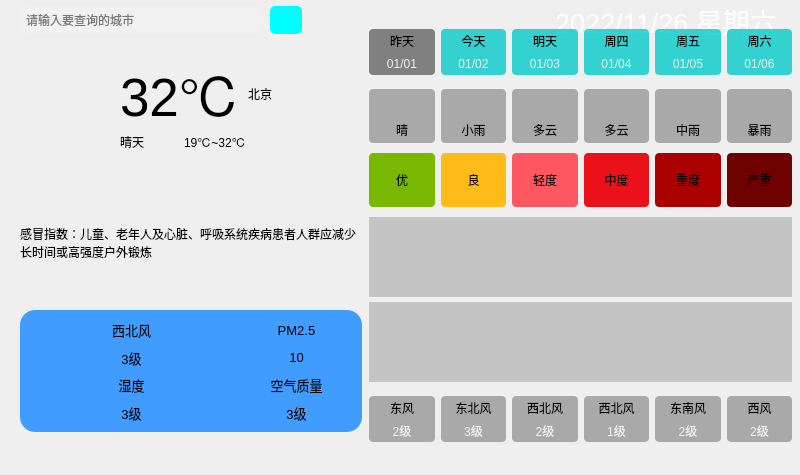
<?xml version="1.0" encoding="UTF-8"?>
<ui version="4.0">
 <class>MainWindow</class>
 <widget class="QMainWindow" name="MainWindow">
  <property name="geometry">
   <rect>
    <x>0</x>
    <y>0</y>
    <width>800</width>
    <height>475</height>
   </rect>
  </property>
  <property name="windowTitle">
   <string>MainWindow</string>
  </property>
  <widget class="QWidget" name="centralwidget">
   <widget class="QWidget" name="widget" native="true">
    <property name="geometry">
     <rect>
      <x>0</x>
      <y>0</y>
      <width>800</width>
      <height>450</height>
     </rect>
    </property>
    <property name="styleSheet">
     <string notr="true">QWidget#widget{
	border-image: url(:/res/background.png);
}
</string>
    </property>
    <widget class="QWidget" name="widget_2" native="true">
     <property name="geometry">
      <rect>
       <x>20</x>
       <y>0</y>
       <width>761</width>
       <height>41</height>
      </rect>
     </property>
     <layout class="QHBoxLayout" name="horizontalLayout_2">
      <property name="leftMargin">
       <number>0</number>
      </property>
      <property name="topMargin">
       <number>0</number>
      </property>
      <property name="rightMargin">
       <number>0</number>
      </property>
      <property name="bottomMargin">
       <number>0</number>
      </property>
      <item>
       <widget class="QLineEdit" name="leCity">
        <property name="minimumSize">
         <size>
          <width>0</width>
          <height>28</height>
         </size>
        </property>
        <property name="styleSheet">
         <string notr="true">background-color: rgba(255, 255, 255, 25);
border-radius:10px;
padding:2px 4px</string>
        </property>
        <property name="placeholderText">
         <string>请输入要查询的城市</string>
        </property>
       </widget>
      </item>
      <item>
       <widget class="QPushButton" name="btnSearch">
        <property name="minimumSize">
         <size>
          <width>28</width>
          <height>28</height>
         </size>
        </property>
        <property name="styleSheet">
         <string notr="true">border-radius:5px;
background-color: rgb(0, 253, 255);</string>
        </property>
        <property name="text">
         <string/>
        </property>
        <property name="icon">
         <iconset resource="main.qrc">
          <normaloff>:/res/search.png</normaloff>:/res/search.png</iconset>
        </property>
       </widget>
      </item>
      <item>
       <spacer name="horizontalSpacer">
        <property name="orientation">
         <enum>Qt::Horizontal</enum>
        </property>
        <property name="sizeHint" stdset="0">
         <size>
          <width>239</width>
          <height>20</height>
         </size>
        </property>
       </spacer>
      </item>
      <item>
       <widget class="QLabel" name="lbDate">
        <property name="minimumSize">
         <size>
          <width>230</width>
          <height>0</height>
         </size>
        </property>
        <property name="maximumSize">
         <size>
          <width>230</width>
          <height>16777215</height>
         </size>
        </property>
        <property name="font">
         <font>
          <family>Arial</family>
          <pointsize>20</pointsize>
          <weight>50</weight>
          <bold>false</bold>
          <kerning>true</kerning>
         </font>
        </property>
        <property name="styleSheet">
         <string notr="true">color: #ffffff;</string>
        </property>
        <property name="text">
         <string>2022/11/26 星期六</string>
        </property>
        <property name="alignment">
         <set>Qt::AlignCenter</set>
        </property>
        <property name="openExternalLinks">
         <bool>false</bool>
        </property>
       </widget>
      </item>
     </layout>
    </widget>
    <widget class="QWidget" name="widget_3" native="true">
     <property name="geometry">
      <rect>
       <x>20</x>
       <y>181</y>
       <width>342</width>
       <height>251</height>
      </rect>
     </property>
     <layout class="QVBoxLayout" name="verticalLayout_3">
      <item>
       <widget class="QLabel" name="lbGaoMao">
        <property name="text">
         <string>感冒指数：儿童、老年人及心脏、呼吸系统疾病患者人群应减少长时间或高强度户外锻炼</string>
        </property>
        <property name="wordWrap">
         <bool>true</bool>
        </property>
       </widget>
      </item>
      <item>
       <widget class="QWidget" name="widget_5" native="true">
        <property name="styleSheet">
         <string notr="true">background-color: rgb(65, 156, 255);
border-radius: 15px</string>
        </property>
        <layout class="QGridLayout" name="gridLayout_2">
         <item row="1" column="1">
          <layout class="QHBoxLayout" name="horizontalLayout_10">
           <item>
            <widget class="QLabel" name="lblQualityIcon">
             <property name="minimumSize">
              <size>
               <width>40</width>
               <height>40</height>
              </size>
             </property>
             <property name="maximumSize">
              <size>
               <width>40</width>
               <height>40</height>
              </size>
             </property>
             <property name="font">
              <font>
               <pointsize>10</pointsize>
              </font>
             </property>
             <property name="text">
              <string/>
             </property>
             <property name="pixmap">
              <pixmap resource="main.qrc">:/res/aqi.png</pixmap>
             </property>
             <property name="scaledContents">
              <bool>true</bool>
             </property>
            </widget>
           </item>
           <item>
            <layout class="QVBoxLayout" name="verticalLayout_11">
             <item>
              <widget class="QLabel" name="lblQualityTitle">
               <property name="font">
                <font>
                 <pointsize>10</pointsize>
                </font>
               </property>
               <property name="text">
                <string>空气质量</string>
               </property>
               <property name="alignment">
                <set>Qt::AlignCenter</set>
               </property>
              </widget>
             </item>
             <item>
              <widget class="QLabel" name="lblQuality">
               <property name="font">
                <font>
                 <pointsize>10</pointsize>
                </font>
               </property>
               <property name="text">
                <string>3级</string>
               </property>
               <property name="alignment">
                <set>Qt::AlignCenter</set>
               </property>
              </widget>
             </item>
            </layout>
           </item>
          </layout>
         </item>
         <item row="0" column="1">
          <layout class="QHBoxLayout" name="horizontalLayout_8">
           <item>
            <widget class="QLabel" name="lbPm25Icon">
             <property name="minimumSize">
              <size>
               <width>40</width>
               <height>40</height>
              </size>
             </property>
             <property name="maximumSize">
              <size>
               <width>40</width>
               <height>40</height>
              </size>
             </property>
             <property name="font">
              <font>
               <pointsize>10</pointsize>
              </font>
             </property>
             <property name="text">
              <string/>
             </property>
             <property name="pixmap">
              <pixmap resource="main.qrc">:/res/pm25.png</pixmap>
             </property>
             <property name="scaledContents">
              <bool>true</bool>
             </property>
            </widget>
           </item>
           <item>
            <layout class="QVBoxLayout" name="verticalLayout_9">
             <item>
              <widget class="QLabel" name="lbPm25Title">
               <property name="font">
                <font>
                 <pointsize>10</pointsize>
                </font>
               </property>
               <property name="text">
                <string>PM2.5</string>
               </property>
               <property name="alignment">
                <set>Qt::AlignCenter</set>
               </property>
              </widget>
             </item>
             <item>
              <widget class="QLabel" name="lbPm25">
               <property name="font">
                <font>
                 <pointsize>10</pointsize>
                </font>
               </property>
               <property name="text">
                <string>10</string>
               </property>
               <property name="alignment">
                <set>Qt::AlignCenter</set>
               </property>
              </widget>
             </item>
            </layout>
           </item>
          </layout>
         </item>
         <item row="0" column="0">
          <layout class="QHBoxLayout" name="horizontalLayout">
           <item>
            <widget class="QLabel" name="lbWindIcon">
             <property name="minimumSize">
              <size>
               <width>40</width>
               <height>40</height>
              </size>
             </property>
             <property name="maximumSize">
              <size>
               <width>40</width>
               <height>40</height>
              </size>
             </property>
             <property name="font">
              <font>
               <pointsize>10</pointsize>
              </font>
             </property>
             <property name="text">
              <string/>
             </property>
             <property name="pixmap">
              <pixmap resource="main.qrc">:/res/wind.png</pixmap>
             </property>
             <property name="scaledContents">
              <bool>true</bool>
             </property>
            </widget>
           </item>
           <item>
            <layout class="QVBoxLayout" name="verticalLayout">
             <item>
              <widget class="QLabel" name="lbWindFx">
               <property name="font">
                <font>
                 <pointsize>10</pointsize>
                </font>
               </property>
               <property name="text">
                <string>西北风</string>
               </property>
               <property name="alignment">
                <set>Qt::AlignCenter</set>
               </property>
              </widget>
             </item>
             <item>
              <widget class="QLabel" name="lbWindFl">
               <property name="font">
                <font>
                 <pointsize>10</pointsize>
                </font>
               </property>
               <property name="text">
                <string>3级</string>
               </property>
               <property name="alignment">
                <set>Qt::AlignCenter</set>
               </property>
              </widget>
             </item>
            </layout>
           </item>
          </layout>
         </item>
         <item row="1" column="0">
          <layout class="QHBoxLayout" name="horizontalLayout_9">
           <item>
            <widget class="QLabel" name="lbShiDuIcon">
             <property name="minimumSize">
              <size>
               <width>40</width>
               <height>40</height>
              </size>
             </property>
             <property name="maximumSize">
              <size>
               <width>40</width>
               <height>40</height>
              </size>
             </property>
             <property name="font">
              <font>
               <pointsize>10</pointsize>
              </font>
             </property>
             <property name="text">
              <string/>
             </property>
             <property name="pixmap">
              <pixmap resource="main.qrc">:/res/humidity.png</pixmap>
             </property>
             <property name="scaledContents">
              <bool>true</bool>
             </property>
            </widget>
           </item>
           <item>
            <layout class="QVBoxLayout" name="verticalLayout_10">
             <item>
              <widget class="QLabel" name="lbShiDuTitle">
               <property name="font">
                <font>
                 <pointsize>10</pointsize>
                </font>
               </property>
               <property name="text">
                <string>湿度</string>
               </property>
               <property name="alignment">
                <set>Qt::AlignCenter</set>
               </property>
              </widget>
             </item>
             <item>
              <widget class="QLabel" name="lbShiDu">
               <property name="font">
                <font>
                 <pointsize>10</pointsize>
                </font>
               </property>
               <property name="text">
                <string>3级</string>
               </property>
               <property name="alignment">
                <set>Qt::AlignCenter</set>
               </property>
              </widget>
             </item>
            </layout>
           </item>
          </layout>
         </item>
        </layout>
       </widget>
      </item>
     </layout>
    </widget>
    <widget class="QWidget" name="widget_4" native="true">
     <property name="geometry">
      <rect>
       <x>20</x>
       <y>60</y>
       <width>291</width>
       <height>101</height>
      </rect>
     </property>
     <widget class="QLabel" name="lbTypeIcon">
      <property name="geometry">
       <rect>
        <x>10</x>
        <y>10</y>
        <width>81</width>
        <height>81</height>
       </rect>
      </property>
      <property name="text">
       <string/>
      </property>
      <property name="pixmap">
       <pixmap resource="main.qrc">:/res/type/Qing.png</pixmap>
      </property>
      <property name="scaledContents">
       <bool>true</bool>
      </property>
      <property name="alignment">
       <set>Qt::AlignCenter</set>
      </property>
     </widget>
     <widget class="QWidget" name="layoutWidget">
      <property name="geometry">
       <rect>
        <x>100</x>
        <y>0</y>
        <width>181</width>
        <height>91</height>
       </rect>
      </property>
      <layout class="QGridLayout" name="gridLayout">
       <item row="0" column="0" colspan="2">
        <widget class="QLabel" name="lbTemp">
         <property name="font">
          <font>
           <pointsize>40</pointsize>
          </font>
         </property>
         <property name="text">
          <string>32℃</string>
         </property>
        </widget>
       </item>
       <item row="0" column="2">
        <widget class="QLabel" name="lbCity">
         <property name="text">
          <string>北京</string>
         </property>
        </widget>
       </item>
       <item row="1" column="1" colspan="2">
        <widget class="QLabel" name="lbLowHigh">
         <property name="text">
          <string>19℃~32℃</string>
         </property>
        </widget>
       </item>
       <item row="1" column="0">
        <widget class="QLabel" name="lbType">
         <property name="text">
          <string>晴天</string>
         </property>
        </widget>
       </item>
      </layout>
     </widget>
    </widget>
    <widget class="QWidget" name="widget_11" native="true">
     <property name="geometry">
      <rect>
       <x>360</x>
       <y>20</y>
       <width>441</width>
       <height>431</height>
      </rect>
     </property>
     <layout class="QVBoxLayout" name="verticalLayout_12">
      <property name="spacing">
       <number>0</number>
      </property>
      <item>
       <widget class="QWidget" name="widget_6" native="true">
        <property name="styleSheet">
         <string notr="true">QLabel {
	background-color: rgba(0, 200, 200, 200);
	border-radius: 4px;
}</string>
        </property>
        <layout class="QGridLayout" name="gridLayout_5">
         <property name="horizontalSpacing">
          <number>6</number>
         </property>
         <property name="verticalSpacing">
          <number>0</number>
         </property>
         <item row="0" column="0">
          <widget class="QLabel" name="lblWeek0">
           <property name="styleSheet">
            <string notr="true">border-bottom-left-radius: 0px;
border-bottom-right-radius: 0px;
background-color: gray;</string>
           </property>
           <property name="text">
            <string>昨天</string>
           </property>
           <property name="alignment">
            <set>Qt::AlignCenter</set>
           </property>
          </widget>
         </item>
         <item row="0" column="1">
          <widget class="QLabel" name="lblWeek1">
           <property name="styleSheet">
            <string notr="true">border-bottom-left-radius: 0px;
border-bottom-right-radius: 0px;</string>
           </property>
           <property name="text">
            <string>今天</string>
           </property>
           <property name="alignment">
            <set>Qt::AlignCenter</set>
           </property>
          </widget>
         </item>
         <item row="0" column="2">
          <widget class="QLabel" name="lblWeek2">
           <property name="styleSheet">
            <string notr="true">border-bottom-left-radius: 0px;
border-bottom-right-radius: 0px;</string>
           </property>
           <property name="text">
            <string>明天</string>
           </property>
           <property name="alignment">
            <set>Qt::AlignCenter</set>
           </property>
          </widget>
         </item>
         <item row="0" column="3">
          <widget class="QLabel" name="lblWeek3">
           <property name="styleSheet">
            <string notr="true">border-bottom-left-radius: 0px;
border-bottom-right-radius: 0px;</string>
           </property>
           <property name="text">
            <string>周四</string>
           </property>
           <property name="alignment">
            <set>Qt::AlignCenter</set>
           </property>
          </widget>
         </item>
         <item row="0" column="4">
          <widget class="QLabel" name="lblWeek4">
           <property name="styleSheet">
            <string notr="true">border-bottom-left-radius: 0px;
border-bottom-right-radius: 0px;</string>
           </property>
           <property name="text">
            <string>周五</string>
           </property>
           <property name="alignment">
            <set>Qt::AlignCenter</set>
           </property>
          </widget>
         </item>
         <item row="0" column="5">
          <widget class="QLabel" name="lblWeek5">
           <property name="styleSheet">
            <string notr="true">border-bottom-left-radius: 0px;
border-bottom-right-radius: 0px;</string>
           </property>
           <property name="text">
            <string>周六</string>
           </property>
           <property name="alignment">
            <set>Qt::AlignCenter</set>
           </property>
          </widget>
         </item>
         <item row="1" column="0">
          <widget class="QLabel" name="lblDate0">
           <property name="styleSheet">
            <string notr="true">border-top-left-radius: 0px;
border-top-right-radius: 0px;
color: rgb(240, 240, 240);
background-color: gray;</string>
           </property>
           <property name="text">
            <string>01/01</string>
           </property>
           <property name="alignment">
            <set>Qt::AlignCenter</set>
           </property>
          </widget>
         </item>
         <item row="1" column="1">
          <widget class="QLabel" name="lblDate1">
           <property name="styleSheet">
            <string notr="true">border-top-left-radius: 0px;
border-top-right-radius: 0px;
color: rgb(240, 240, 240);</string>
           </property>
           <property name="text">
            <string>01/02</string>
           </property>
           <property name="alignment">
            <set>Qt::AlignCenter</set>
           </property>
          </widget>
         </item>
         <item row="1" column="2">
          <widget class="QLabel" name="lblDate2">
           <property name="styleSheet">
            <string notr="true">border-top-left-radius: 0px;
border-top-right-radius: 0px;
color: rgb(240, 240, 240);</string>
           </property>
           <property name="text">
            <string>01/03</string>
           </property>
           <property name="alignment">
            <set>Qt::AlignCenter</set>
           </property>
          </widget>
         </item>
         <item row="1" column="3">
          <widget class="QLabel" name="lblDate3">
           <property name="styleSheet">
            <string notr="true">border-top-left-radius: 0px;
border-top-right-radius: 0px;
color: rgb(240, 240, 240);</string>
           </property>
           <property name="text">
            <string>01/04</string>
           </property>
           <property name="alignment">
            <set>Qt::AlignCenter</set>
           </property>
          </widget>
         </item>
         <item row="1" column="4">
          <widget class="QLabel" name="lblDate4">
           <property name="styleSheet">
            <string notr="true">border-top-left-radius: 0px;
border-top-right-radius: 0px;
color: rgb(240, 240, 240);</string>
           </property>
           <property name="text">
            <string>01/05</string>
           </property>
           <property name="alignment">
            <set>Qt::AlignCenter</set>
           </property>
          </widget>
         </item>
         <item row="1" column="5">
          <widget class="QLabel" name="lblDate5">
           <property name="styleSheet">
            <string notr="true">border-top-left-radius: 0px;
border-top-right-radius: 0px;
color: rgb(240, 240, 240);</string>
           </property>
           <property name="text">
            <string>01/06</string>
           </property>
           <property name="alignment">
            <set>Qt::AlignCenter</set>
           </property>
          </widget>
         </item>
        </layout>
       </widget>
      </item>
      <item>
       <widget class="QWidget" name="widget_7" native="true">
        <property name="styleSheet">
         <string notr="true">QLabel {
	background-color: rgba(60, 60, 60, 100);
	border-radius: 4px;
}</string>
        </property>
        <layout class="QGridLayout" name="gridLayout_6">
         <property name="topMargin">
          <number>5</number>
         </property>
         <property name="bottomMargin">
          <number>5</number>
         </property>
         <property name="verticalSpacing">
          <number>0</number>
         </property>
         <item row="0" column="0">
          <widget class="QLabel" name="lblTypeIcon0">
           <property name="minimumSize">
            <size>
             <width>0</width>
             <height>0</height>
            </size>
           </property>
           <property name="maximumSize">
            <size>
             <width>1000</width>
             <height>1000</height>
            </size>
           </property>
           <property name="styleSheet">
            <string notr="true">border-bottom-left-radius: 0px;
border-bottom-right-radius: 0px;</string>
           </property>
           <property name="text">
            <string/>
           </property>
           <property name="pixmap">
            <pixmap resource="main.qrc">:/res/type/Qing.png</pixmap>
           </property>
           <property name="alignment">
            <set>Qt::AlignCenter</set>
           </property>
          </widget>
         </item>
         <item row="0" column="4">
          <widget class="QLabel" name="lblTypeIcon4">
           <property name="styleSheet">
            <string notr="true">border-bottom-left-radius: 0px;
border-bottom-right-radius: 0px;</string>
           </property>
           <property name="text">
            <string/>
           </property>
           <property name="pixmap">
            <pixmap resource="main.qrc">:/res/type/ZhongYu.png</pixmap>
           </property>
           <property name="alignment">
            <set>Qt::AlignCenter</set>
           </property>
          </widget>
         </item>
         <item row="0" column="2">
          <widget class="QLabel" name="lblTypeIcon2">
           <property name="styleSheet">
            <string notr="true">border-bottom-left-radius: 0px;
border-bottom-right-radius: 0px;</string>
           </property>
           <property name="text">
            <string/>
           </property>
           <property name="pixmap">
            <pixmap resource="main.qrc">:/res/type/DuoYun.png</pixmap>
           </property>
           <property name="alignment">
            <set>Qt::AlignCenter</set>
           </property>
          </widget>
         </item>
         <item row="0" column="1">
          <widget class="QLabel" name="lblTypeIcon1">
           <property name="styleSheet">
            <string notr="true">border-bottom-left-radius: 0px;
border-bottom-right-radius: 0px;</string>
           </property>
           <property name="text">
            <string/>
           </property>
           <property name="pixmap">
            <pixmap resource="main.qrc">:/res/type/XiaoYu.png</pixmap>
           </property>
           <property name="alignment">
            <set>Qt::AlignCenter</set>
           </property>
          </widget>
         </item>
         <item row="0" column="3">
          <widget class="QLabel" name="lblTypeIcon3">
           <property name="styleSheet">
            <string notr="true">border-bottom-left-radius: 0px;
border-bottom-right-radius: 0px;</string>
           </property>
           <property name="text">
            <string/>
           </property>
           <property name="pixmap">
            <pixmap resource="main.qrc">:/res/type/DuoYun.png</pixmap>
           </property>
           <property name="alignment">
            <set>Qt::AlignCenter</set>
           </property>
          </widget>
         </item>
         <item row="1" column="5">
          <widget class="QLabel" name="lblType5">
           <property name="styleSheet">
            <string notr="true">border-top-left-radius: 0px;
border-top-right-radius: 0px;</string>
           </property>
           <property name="text">
            <string>暴雨</string>
           </property>
           <property name="alignment">
            <set>Qt::AlignCenter</set>
           </property>
          </widget>
         </item>
         <item row="1" column="3">
          <widget class="QLabel" name="lblType3">
           <property name="styleSheet">
            <string notr="true">border-top-left-radius: 0px;
border-top-right-radius: 0px;</string>
           </property>
           <property name="text">
            <string>多云</string>
           </property>
           <property name="alignment">
            <set>Qt::AlignCenter</set>
           </property>
          </widget>
         </item>
         <item row="1" column="2">
          <widget class="QLabel" name="lblType2">
           <property name="styleSheet">
            <string notr="true">border-top-left-radius: 0px;
border-top-right-radius: 0px;</string>
           </property>
           <property name="text">
            <string>多云</string>
           </property>
           <property name="alignment">
            <set>Qt::AlignCenter</set>
           </property>
          </widget>
         </item>
         <item row="1" column="0">
          <widget class="QLabel" name="lblType0">
           <property name="styleSheet">
            <string notr="true">border-top-left-radius: 0px;
border-top-right-radius: 0px;</string>
           </property>
           <property name="text">
            <string>晴</string>
           </property>
           <property name="alignment">
            <set>Qt::AlignCenter</set>
           </property>
          </widget>
         </item>
         <item row="1" column="1">
          <widget class="QLabel" name="lblType1">
           <property name="styleSheet">
            <string notr="true">border-top-left-radius: 0px;
border-top-right-radius: 0px;</string>
           </property>
           <property name="text">
            <string>小雨</string>
           </property>
           <property name="alignment">
            <set>Qt::AlignCenter</set>
           </property>
          </widget>
         </item>
         <item row="0" column="5">
          <widget class="QLabel" name="lblTypeIcon5">
           <property name="styleSheet">
            <string notr="true">border-bottom-left-radius: 0px;
border-bottom-right-radius: 0px;</string>
           </property>
           <property name="text">
            <string/>
           </property>
           <property name="pixmap">
            <pixmap resource="main.qrc">:/res/type/BaoYu.png</pixmap>
           </property>
           <property name="alignment">
            <set>Qt::AlignCenter</set>
           </property>
          </widget>
         </item>
         <item row="1" column="4">
          <widget class="QLabel" name="lblType4">
           <property name="styleSheet">
            <string notr="true">border-top-left-radius: 0px;
border-top-right-radius: 0px;</string>
           </property>
           <property name="text">
            <string>中雨</string>
           </property>
           <property name="alignment">
            <set>Qt::AlignCenter</set>
           </property>
          </widget>
         </item>
        </layout>
       </widget>
      </item>
      <item>
       <widget class="QWidget" name="widget_9" native="true">
        <property name="styleSheet">
         <string notr="true">border-radius: 4px</string>
        </property>
        <layout class="QHBoxLayout" name="horizontalLayout_11">
         <property name="topMargin">
          <number>5</number>
         </property>
         <property name="bottomMargin">
          <number>5</number>
         </property>
         <item>
          <widget class="QLabel" name="lblQuality0">
           <property name="styleSheet">
            <string notr="true">background-color: rgb(121, 184, 0);
padding:8px;</string>
           </property>
           <property name="text">
            <string>优</string>
           </property>
           <property name="alignment">
            <set>Qt::AlignCenter</set>
           </property>
          </widget>
         </item>
         <item>
          <widget class="QLabel" name="lblQuality1">
           <property name="styleSheet">
            <string notr="true">background-color: rgb(255, 187, 23);</string>
           </property>
           <property name="text">
            <string>良</string>
           </property>
           <property name="alignment">
            <set>Qt::AlignCenter</set>
           </property>
          </widget>
         </item>
         <item>
          <widget class="QLabel" name="lblQuality2">
           <property name="styleSheet">
            <string notr="true">background-color: rgb(255, 87, 97);</string>
           </property>
           <property name="text">
            <string>轻度</string>
           </property>
           <property name="alignment">
            <set>Qt::AlignCenter</set>
           </property>
          </widget>
         </item>
         <item>
          <widget class="QLabel" name="lblQuality3">
           <property name="styleSheet">
            <string notr="true">background-color: rgb(235, 17, 27);</string>
           </property>
           <property name="text">
            <string>中度</string>
           </property>
           <property name="alignment">
            <set>Qt::AlignCenter</set>
           </property>
          </widget>
         </item>
         <item>
          <widget class="QLabel" name="lblQuality4">
           <property name="styleSheet">
            <string notr="true">background-color: rgb(170, 0, 0);</string>
           </property>
           <property name="text">
            <string>重度</string>
           </property>
           <property name="alignment">
            <set>Qt::AlignCenter</set>
           </property>
          </widget>
         </item>
         <item>
          <widget class="QLabel" name="lblQuality5">
           <property name="styleSheet">
            <string notr="true">background-color: rgb(110, 0, 0);</string>
           </property>
           <property name="text">
            <string>严重</string>
           </property>
           <property name="alignment">
            <set>Qt::AlignCenter</set>
           </property>
          </widget>
         </item>
        </layout>
       </widget>
      </item>
      <item>
       <widget class="QWidget" name="widget_8" native="true">
        <layout class="QVBoxLayout" name="verticalLayout_2">
         <property name="spacing">
          <number>5</number>
         </property>
         <property name="topMargin">
          <number>5</number>
         </property>
         <property name="bottomMargin">
          <number>5</number>
         </property>
         <item>
          <widget class="QLabel" name="lblHighCurve">
           <property name="minimumSize">
            <size>
             <width>0</width>
             <height>80</height>
            </size>
           </property>
           <property name="maximumSize">
            <size>
             <width>10000</width>
             <height>10000</height>
            </size>
           </property>
           <property name="styleSheet">
            <string notr="true">background-color: rgba(60, 60, 60,60);</string>
           </property>
           <property name="text">
            <string/>
           </property>
           <property name="alignment">
            <set>Qt::AlignCenter</set>
           </property>
          </widget>
         </item>
         <item>
          <widget class="QLabel" name="lblLowCurve">
           <property name="minimumSize">
            <size>
             <width>0</width>
             <height>80</height>
            </size>
           </property>
           <property name="maximumSize">
            <size>
             <width>10000</width>
             <height>10000</height>
            </size>
           </property>
           <property name="styleSheet">
            <string notr="true">background-color: rgba(60, 60, 60,60);</string>
           </property>
           <property name="text">
            <string/>
           </property>
           <property name="alignment">
            <set>Qt::AlignCenter</set>
           </property>
          </widget>
         </item>
        </layout>
       </widget>
      </item>
      <item>
       <widget class="QWidget" name="widget_10" native="true">
        <property name="styleSheet">
         <string notr="true">QLabel {
	background-color: rgba(60, 60, 60, 100);
	border-radius: 4px;
}</string>
        </property>
        <layout class="QGridLayout" name="gridLayout_7">
         <property name="verticalSpacing">
          <number>0</number>
         </property>
         <item row="0" column="0">
          <widget class="QLabel" name="lblFx0">
           <property name="styleSheet">
            <string notr="true">border-bottom-left-radius: 0px;
border-bottom-right-radius: 0px;</string>
           </property>
           <property name="text">
            <string>东风</string>
           </property>
           <property name="alignment">
            <set>Qt::AlignCenter</set>
           </property>
          </widget>
         </item>
         <item row="0" column="1">
          <widget class="QLabel" name="lblFx1">
           <property name="styleSheet">
            <string notr="true">border-bottom-left-radius: 0px;
border-bottom-right-radius: 0px;</string>
           </property>
           <property name="text">
            <string>东北风</string>
           </property>
           <property name="alignment">
            <set>Qt::AlignCenter</set>
           </property>
          </widget>
         </item>
         <item row="0" column="2">
          <widget class="QLabel" name="lblFx2">
           <property name="styleSheet">
            <string notr="true">border-bottom-left-radius: 0px;
border-bottom-right-radius: 0px;</string>
           </property>
           <property name="text">
            <string>西北风</string>
           </property>
           <property name="alignment">
            <set>Qt::AlignCenter</set>
           </property>
          </widget>
         </item>
         <item row="0" column="3">
          <widget class="QLabel" name="lblFx3">
           <property name="styleSheet">
            <string notr="true">border-bottom-left-radius: 0px;
border-bottom-right-radius: 0px;</string>
           </property>
           <property name="text">
            <string>西北风</string>
           </property>
           <property name="alignment">
            <set>Qt::AlignCenter</set>
           </property>
          </widget>
         </item>
         <item row="0" column="4">
          <widget class="QLabel" name="lblFx4">
           <property name="styleSheet">
            <string notr="true">border-bottom-left-radius: 0px;
border-bottom-right-radius: 0px;</string>
           </property>
           <property name="text">
            <string>东南风</string>
           </property>
           <property name="alignment">
            <set>Qt::AlignCenter</set>
           </property>
          </widget>
         </item>
         <item row="0" column="5">
          <widget class="QLabel" name="lblFx5">
           <property name="styleSheet">
            <string notr="true">border-bottom-left-radius: 0px;
border-bottom-right-radius: 0px;</string>
           </property>
           <property name="text">
            <string>西风</string>
           </property>
           <property name="alignment">
            <set>Qt::AlignCenter</set>
           </property>
          </widget>
         </item>
         <item row="1" column="0">
          <widget class="QLabel" name="lblFl0">
           <property name="styleSheet">
            <string notr="true">border-top-left-radius: 0px;
border-top-right-radius: 0px;
color: rgb(240, 240, 240);</string>
           </property>
           <property name="text">
            <string>2级</string>
           </property>
           <property name="alignment">
            <set>Qt::AlignCenter</set>
           </property>
          </widget>
         </item>
         <item row="1" column="1">
          <widget class="QLabel" name="lblFl1">
           <property name="styleSheet">
            <string notr="true">border-top-left-radius: 0px;
border-top-right-radius: 0px;
color: rgb(240, 240, 240);</string>
           </property>
           <property name="text">
            <string>3级</string>
           </property>
           <property name="alignment">
            <set>Qt::AlignCenter</set>
           </property>
          </widget>
         </item>
         <item row="1" column="2">
          <widget class="QLabel" name="lblFl2">
           <property name="styleSheet">
            <string notr="true">border-top-left-radius: 0px;
border-top-right-radius: 0px;
color: rgb(240, 240, 240);</string>
           </property>
           <property name="text">
            <string>2级</string>
           </property>
           <property name="alignment">
            <set>Qt::AlignCenter</set>
           </property>
          </widget>
         </item>
         <item row="1" column="3">
          <widget class="QLabel" name="lblFl3">
           <property name="styleSheet">
            <string notr="true">border-top-left-radius: 0px;
border-top-right-radius: 0px;
color: rgb(240, 240, 240);</string>
           </property>
           <property name="text">
            <string>1级</string>
           </property>
           <property name="alignment">
            <set>Qt::AlignCenter</set>
           </property>
          </widget>
         </item>
         <item row="1" column="4">
          <widget class="QLabel" name="lblFl4">
           <property name="styleSheet">
            <string notr="true">border-top-left-radius: 0px;
border-top-right-radius: 0px;
color: rgb(240, 240, 240);</string>
           </property>
           <property name="text">
            <string>2级</string>
           </property>
           <property name="alignment">
            <set>Qt::AlignCenter</set>
           </property>
          </widget>
         </item>
         <item row="1" column="5">
          <widget class="QLabel" name="lblFl5">
           <property name="styleSheet">
            <string notr="true">border-top-left-radius: 0px;
border-top-right-radius: 0px;
color: rgb(240, 240, 240);</string>
           </property>
           <property name="text">
            <string>2级</string>
           </property>
           <property name="alignment">
            <set>Qt::AlignCenter</set>
           </property>
          </widget>
         </item>
        </layout>
       </widget>
      </item>
     </layout>
    </widget>
   </widget>
  </widget>
  <widget class="QMenuBar" name="menubar">
   <property name="geometry">
    <rect>
     <x>0</x>
     <y>0</y>
     <width>800</width>
     <height>23</height>
    </rect>
   </property>
  </widget>
 </widget>
 <resources>
  <include location="main.qrc"/>
 </resources>
 <connections/>
</ui>
